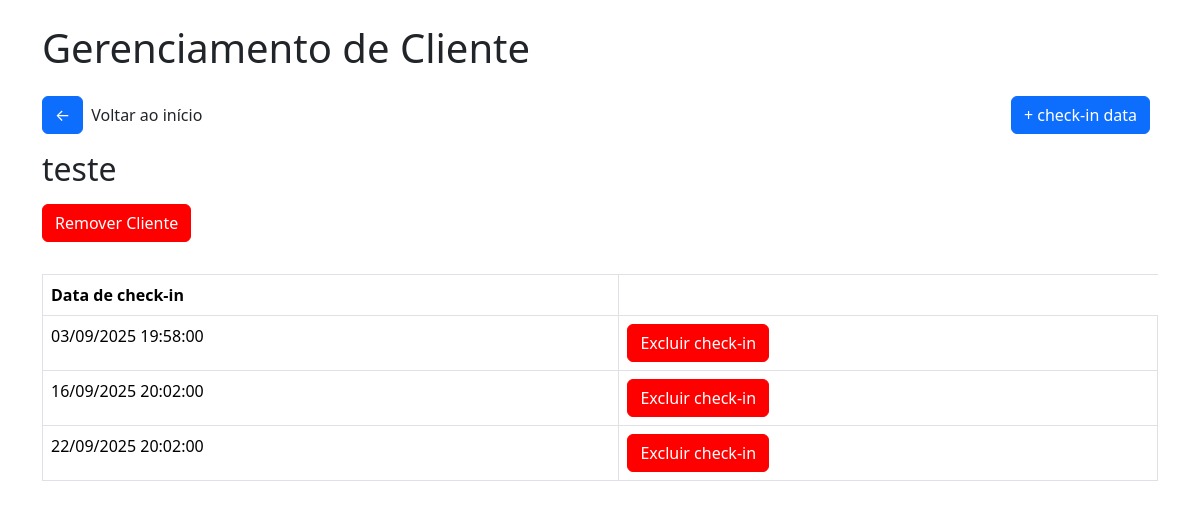
The page /clientelimpeza/6 on the database its author committed.
### tables this page shows
CREATE TABLE clientes_limpeza (
        id INTEGER PRIMARY KEY AUTOINCREMENT,
        nome TEXT NOT NULL,
        status_limpeza BOOLEAN DEFAULT FALSE,
        checkins_limpeza INTEGER DEFAULT 0
    );

CREATE TABLE checkins_limpeza (
        id INTEGER PRIMARY KEY AUTOINCREMENT,
        cliente_id INTEGER,
        data TEXT,
        FOREIGN KEY(cliente_id) REFERENCES clientes(id)
    );

### app/views.py (the view)
@app.route('/clientelimpeza/<int:cliente_id>')
def cliente_limpeza(cliente_id):
    conn = get_db_connection()
    cliente = conn.execute("SELECT * FROM clientes_limpeza WHERE id = ?", (cliente_id,)).fetchone()
    checkins = conn.execute("SELECT * FROM checkins_limpeza WHERE cliente_id = ?", (cliente_id,))
    return render_template('cliente_limpeza.html', cliente=cliente, checkins=checkins)

### app/model/model.py (called while the page is built)
def get_db_connection():
    conn = sqlite3.connect('checkins.db')
    conn.row_factory = sqlite3.Row
    return conn

### app/templates/cliente_limpeza.html (shortened to what this page needs)
<!DOCTYPE html>
<html lang="pt-br">
<head>
    <link href="https://cdn.jsdelivr.net/npm/bootstrap@5.3.2/dist/css/bootstrap.min.css" rel="stylesheet">
    <link rel="stylesheet" href="{{url_for('static', filename='css/style.css')}}">
    <link rel="stylesheet" href="{{url_for('static', filename='css/modal.css')}}">
</head>
<body>
    <div class="container">
        <h1 class="mb-4">
            Gerenciamento de Cliente
        </h1>
        <div class="box-btn-home">
            <div class="box"><a href="/" class="btn btn-primary btn-home">&#x2190</a>
            <p>Voltar ao início</p></div>
            <a href="/adcheckindatalimpeza/{{cliente.id}}" class="btn btn-primary btn-home">+ check-in data</a>
        </div>
        <h2 class="mb-3">
            {{cliente.nome}}
        </h2>
        <button class="btn btn-primary btn-remover" id="openModal">Remover Cliente</button>
        <table class="table table-bordered table-checkin">
            <thead>
                <tr>
                <th>Data de check-in</th>
                </tr>
            </thead>
            <tbody>
                {% for checkin in checkins %}
                <tr>
                <td>{{ checkin.data }}</td>
                <td><a href="/excluircheckinlimpeza/{{checkin.id}}" class="btn btn-primary btn-remover excludecheckin">Excluir check-in</a></td>
                </tr>
                {% endfor %}
            </tbody>
        </table>
</body>
</html>

### app/static/css/style.css (style rules this page uses)
body { padding: 24px; }
a { text-decoration: none; }
.btn-remover { background-color: red; border-color: red; }
.btn-home { margin-bottom: 16px; margin-right: 8px; }
.box-btn-home { width: 100%; display: flex; justify-content: space-between; align-items: center; }
.box-btn-home .box { display: flex; justify-content: center; align-items: center; }
.table-checkin { margin-top: 32px; }
.excludecheckin { color: white; }

### rows shown on the page
clientes_limpeza: nome "teste"
checkins_limpeza: data "03/09/2025 19:58:00"
checkins_limpeza: data "16/09/2025 20:02:00"
checkins_limpeza: data "22/09/2025 20:02:00"
